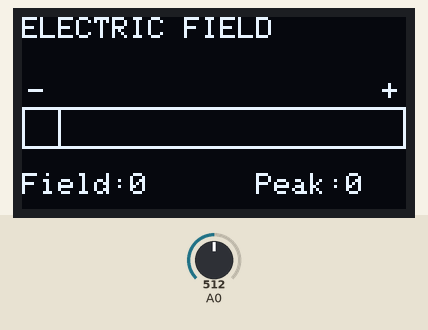
A sketch run on a simulated Arduino Uno, built with avr-gcc and run on an emulated ATmega328P. Shown: 128×64 one-colour display. The inputs (shaded band) are chosen by the test bench; at power-on: A0 = 512.

Above: at 4.2 s.
4.3 s: A0 set to 496
At 5.8 s:
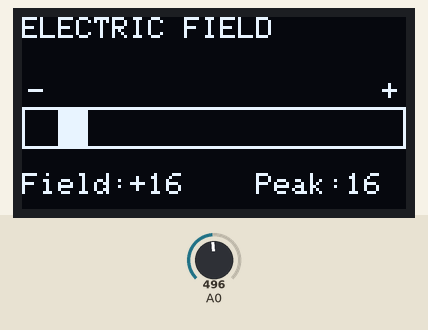
6.1 s: A0 set to 306
At 8.2 s:
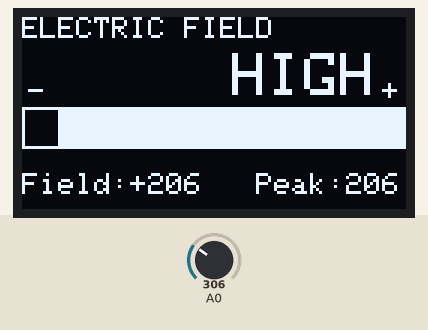
8.5 s: A0 set to 716
At 9.02 s:
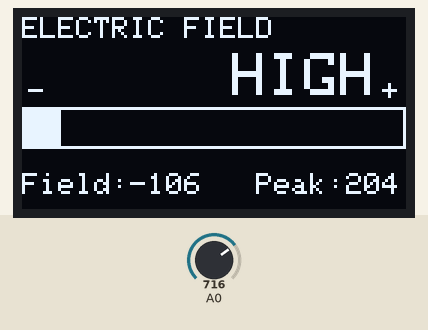

Measured:
- the behaviour switches between 512 and 511 on A0 (found by bisection; images 0 and 1)
- after the input at 4.3 s, the display: first changes after 0.05 s (image 1 shows a later state)
- after the input at 6.1 s, the display: first changes after 0.05 s (image 2 shows a later state)
- after the input at 8.5 s, the display: first changes after 0.06 s (image 3 shows a later state)

The sketch:

ElectrostaticDetector_V101.ino
```cpp
/*
Electrostatic Detector V1.01
Slider2732_ July 2026
*/


#include <Wire.h>
#include <Adafruit_GFX.h>
#include <Adafruit_SSD1306.h>

#define SCREEN_WIDTH 128
#define SCREEN_HEIGHT 64

Adafruit_SSD1306 display(128,64,&Wire,-1);


// Sensor values
int reading = 0;
long baseline = 0;
int fieldStrength = 0;
int displayValue= 0;
int peakField = 0;

// HIGH indicator timer
bool highDisplay = false;
unsigned long highTimer = 0;

// Peak decay
unsigned long lastDecay = 0;


void setup()
{
    display.begin(SSD1306_SWITCHCAPVCC,0x3C);

    reading = analogRead(A0);

    // Startup calibration
    unsigned long startTime = millis();

    long total = 0;
    int samples = 0;


    while(millis() - startTime < 3000)
    {
        reading = (reading * 7 + analogRead(A0)) / 8;
        total += reading;
        samples++;


        display.clearDisplay();
        display.setTextColor(SSD1306_WHITE);
        display.setTextSize(1);
        display.setCursor(18,10);
        display.print("ELECTRIC FIELD");

        display.setCursor(18,27);
        display.print("Calibrating...");

        display.setCursor(18,56);
        display.print("Version 1.01");


        int bar = map(millis()-startTime,0,3000,0,124);

        display.drawRect(2,40,124,10,SSD1306_WHITE);
        display.fillRect(3,41,bar,8,SSD1306_WHITE);
        display.display();
        delay(20);
    }


    baseline = total / samples;
    peakField = 0;
}


void loop()
{
    // Smooth sensor reading
    reading = (reading * 7 + analogRead(A0)) /8;


   // Bipolar field value
displayValue = baseline - reading;

// Positive-only value used for HIGH detection
fieldStrength = displayValue;

if(fieldStrength < 0)
    fieldStrength = 0;

    // Peak event memory
    if(fieldStrength > peakField)
    {
        peakField = fieldStrength;
    }


    // Slow return of peak value
    if(millis() - lastDecay > 100)
    {
        if(peakField > fieldStrength)
            peakField--;

        lastDecay = millis();
    }


    // Trigger HIGH event - original was 50, now is 100
    if(fieldStrength > 100)
    {
        highDisplay = true;
        highTimer = millis();
    }


    // Clear 'HIGH' being displayed after 3 seconds
    if(highDisplay && millis() - highTimer > 3000)
    {
        highDisplay = false;
    }


    // DISPLAY
    display.clearDisplay();
    display.setTextColor(SSD1306_WHITE);
    display.setTextSize(1);
    display.setCursor(0,0);
    display.print("ELECTRIC FIELD");

    // ----- Bipolar bar graph -----
    const int zeroX = 12;
    display.drawRect(0,30,128,14,SSD1306_WHITE);

    // Zero marker
    display.drawLine(zeroX,30,zeroX,43,SSD1306_WHITE);

    // Labels
    display.setCursor(2,21);
    display.print("-");

    display.setCursor(120,21);
    display.print("+");

    if(displayValue >= 0)
      {
       int width = map(displayValue,0,200,0,114);
       width = constrain(width,0,114);

       display.fillRect(zeroX+1,31,width,12,SSD1306_WHITE);
      }
else
      {
       int width = map(-displayValue,0,25,0,11);
       width = constrain(width,0,11);

       display.fillRect(zeroX-width,31,width,12,SSD1306_WHITE);
      }

       // Values
       display.setCursor(0,52);
       display.print("Field:");

       if(displayValue > 0)
         display.print("+");
         display.print(displayValue);

         display.setCursor(78,52);
         display.print("Peak:");
         display.print(peakField);


       if(highDisplay)
         {
          display.setTextSize(2);
          display.setCursor(70,12);
          display.print("HIGH");
          display.setTextSize(1);
         }


    display.display();
}
```
